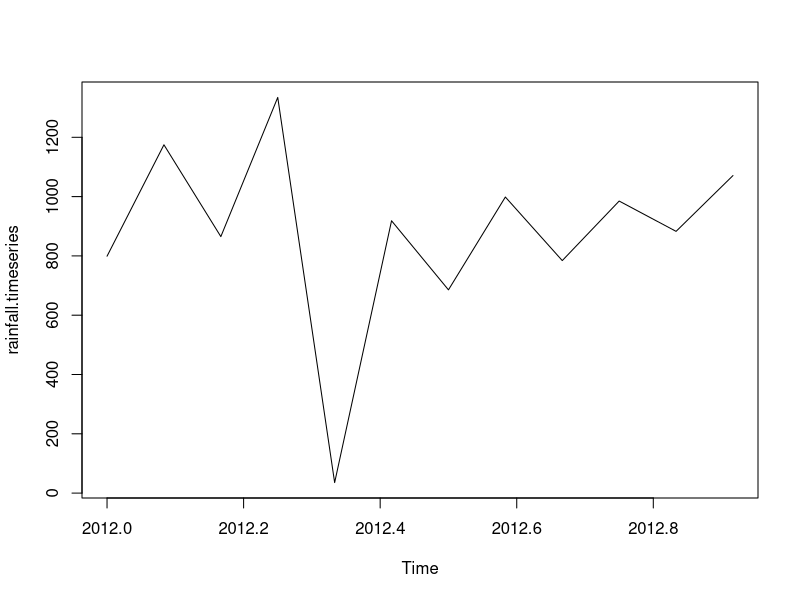

The R script that drew this image:
rainfall<-c(799,1174.8,865.1,1334.6,35.4,918.5,685.5,998.6,784.2,985,882.8,1071)
rainfall.timeseries<- ts(rainfall,start=c(2012,1),frequency=12)
print(rainfall.timeseries)
png(file="rainfall.png")
plot(rainfall.timeseries)
dev.off()